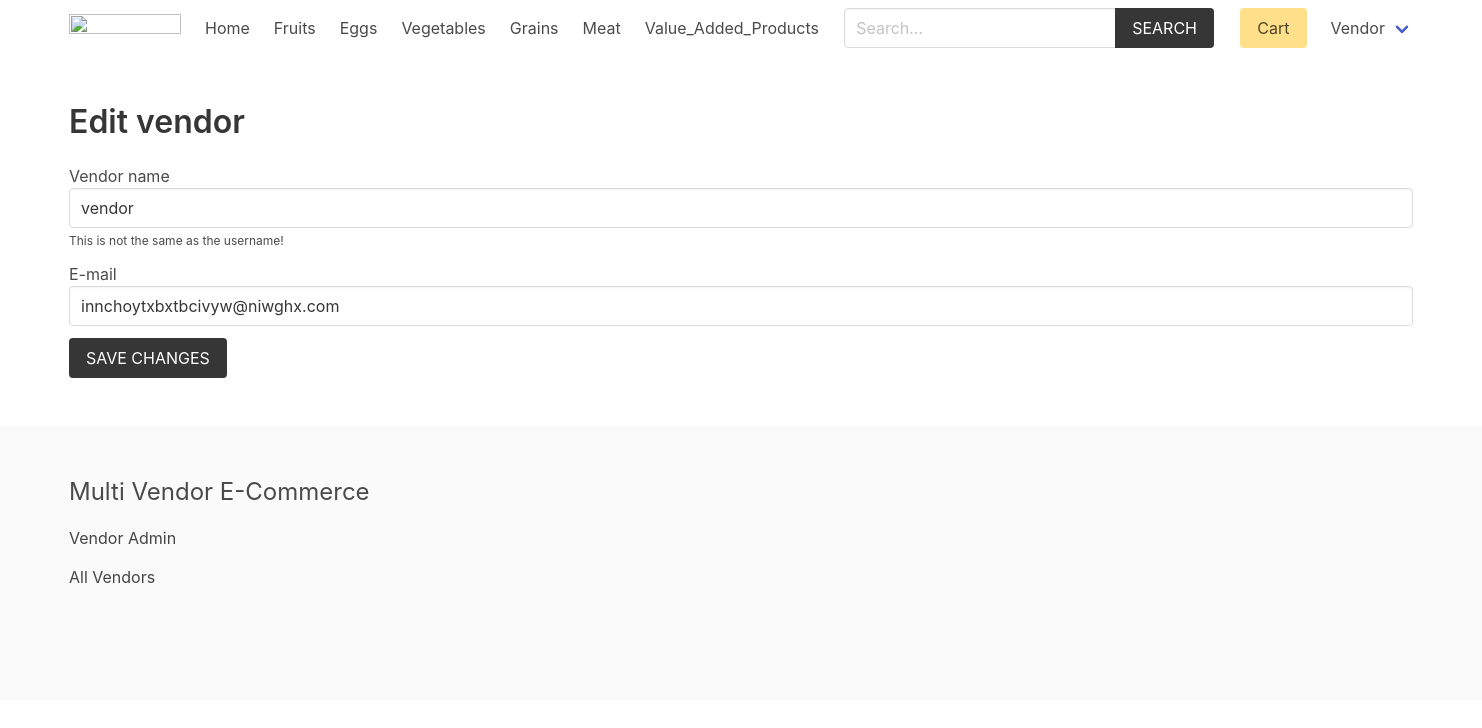
The page /vendor/edit-vendor/ (signed in) on the database its author committed.
### product/models.py (models this page shows, shortened)
class Category(models.Model):
    title = models.CharField(max_length=50)
    slug = models.SlugField(max_length=55)
    ordering = models.IntegerField(default=0)
    class Meta:
        ordering = ['ordering']

### vendor/models.py (models this page shows, shortened)
class Vendor(models.Model):
    name = models.CharField(max_length=255)
    created_at = models.DateTimeField(auto_now_add=True)
    created_by = models.OneToOneField(User, related_name='vendor', on_delete=models.CASCADE)
    class Meta:
        ordering = ['name']

### vendor/views.py (the view, shortened to what this page needs)
# urls.py: path('edit-vendor/', views.edit_vendor, name="edit-vendor"),
@login_required
def edit_vendor(request):
    vendor = request.user.vendor
    return render(request, 'vendor/edit_vendor.html', {'vendor': vendor})

### cart/cart.py (called while the page is built)
    def __len__(self):
        return sum(item['quantity'] for item in self.cart.values())

### cart/context_processors.py (called while the page is built)
def cart(request):
    return {'cart': Cart(request)}

### product/context_processors.py (called while the page is built)
def menu_categories(request):
    categories = Category.objects.all()
    return {'categories': categories}

### templates/vendor/edit_vendor.html (shortened to what this page needs)
{% extends 'core/base.html' %}
{% block content %}
    <h1 class="title">Edit vendor</h1>
    <form method="post" action=".">
        <div class="field">
            <label>Vendor name</label>
            <div class="control">
                <input type="text" name="name" id="id_name" value="{{ vendor.name }}" class="input">
            </div>
            <p class="help">This is not the same as the username!</p>
        </div>
        <div class="field">
            <label>E-mail</label>
            <div class="control">
                <input type="email" name="email" id="id_email" value="{{ vendor.created_by.email }}" class="input">
            </div>
        </div>
        <div class="field">
            <div class="control">
                <button class="button is-dark is-uppercase">Save changes</button>
            </div>
        </div>
    </form>
{% endblock %}

### templates/core/base.html (shortened to what this page needs)
{% load static %}
<!DOCTYPE html>
<html lang="en">
<head>
    <link rel="stylesheet" href="https://cdn.jsdelivr.net/npm/bulma@0.9.2/css/bulma.min.css">
    <link rel="stylesheet" href="{% static 'css/main.css' %}">
</head>
<body>
    <div class="container">
        <nav class="navbar" role="navigation" aria-label="main navigation">
            <div class="navbar-brand">
                <a class="navbar-item" href="{% url 'core:home' %}">
                <img src="https://2.bp.blogspot.com/-mkVne3V2tzY/Xfo99c80KUI/AAAAAAAAD_c/9EbC4qu-fYAeVjLi3ONzRZ-osIW4H3qBACK4BGAYYCw/s1600/Vijay%2BThapa%2BLogo%2BHD.png" width="112" height="28">
                </a>
            </div>
            <div id="navbarBasicExample" class="navbar-menu">
                <div class="navbar-start">
                <a class="navbar-item" href="{% url 'core:home' %}">
                    Home
                </a>
                {% for category in categories %}
                    <a class="navbar-item" href="{% url 'product:category' category.slug %}">
                        {{category.title}}
                    </a>
                {% endfor %}
                </div>
                <div class="navbar-start">
                    <div class="navbar-item">
                        <form method="get" action="{% url 'product:search' %}">
                            <div class="field has-addons">
                                <div class="control">
                                    <input type="search" name="query" id="" class="input" placeholder="Search...">
                                </div>
                                <div class="control">
                                    <button class="button is-dark is-uppercase">Search</button>
                                </div>
                            </div>
                        </form>
                    </div>
                </div>
                <div class="navbar-end">
                <div class="navbar-item">
                    <a href="{% url 'cart:cart' %}" class="button is-warning">Cart {% if cart %}({{cart|length}}){% endif %}</a>
                </div>
                {% if request.user.is_authenticated %}
                <div class="navbar-item has-dropdown is-hoverable">
                    <a class="navbar-link is-capitalized">
                    {{user.vendor.name}}
                    </a>
                </div>
                {% endif %}
                </div>
            </div>
            </nav>
    </div>
    <section class="section">
        <div class="container">
            {% block content %}{% endblock content %}
        </div>
    </section>
    <footer class="footer">
        <div class="container">
            <h3 class="is-size-4 mb-4">Multi Vendor E-Commerce</h3>
            {% if request.user.is_authenticated %}
                <a href="{% url 'vendor:vendor-admin' %}">Vendor Admin</a>
            {% else %}
                <a href="{% url 'vendor:become-vendor' %}">Become a Vendor</a>
            {% endif %}
            <br>
            <a href="{% url 'vendor:vendors' %}">All Vendors</a>
        </div>
    </footer>
</body>
</html>

### core/static/css/main.css (style rules this page uses)
.footer a { margin-bottom: 15px; display: inline-block; color: #444; }

### rows shown on the page
Category: title "Fruits"
Category: title "Eggs"
Category: title "Vegetables"
Category: title "Grains"
Category: title "Meat"
Category: title "Value_Added_Products"
Vendor: name "vendor", email "innchoytxbxtbcivyw@niwghx.com"

### other values the page prints
{{ user.vendor.name }} "Vendor"
